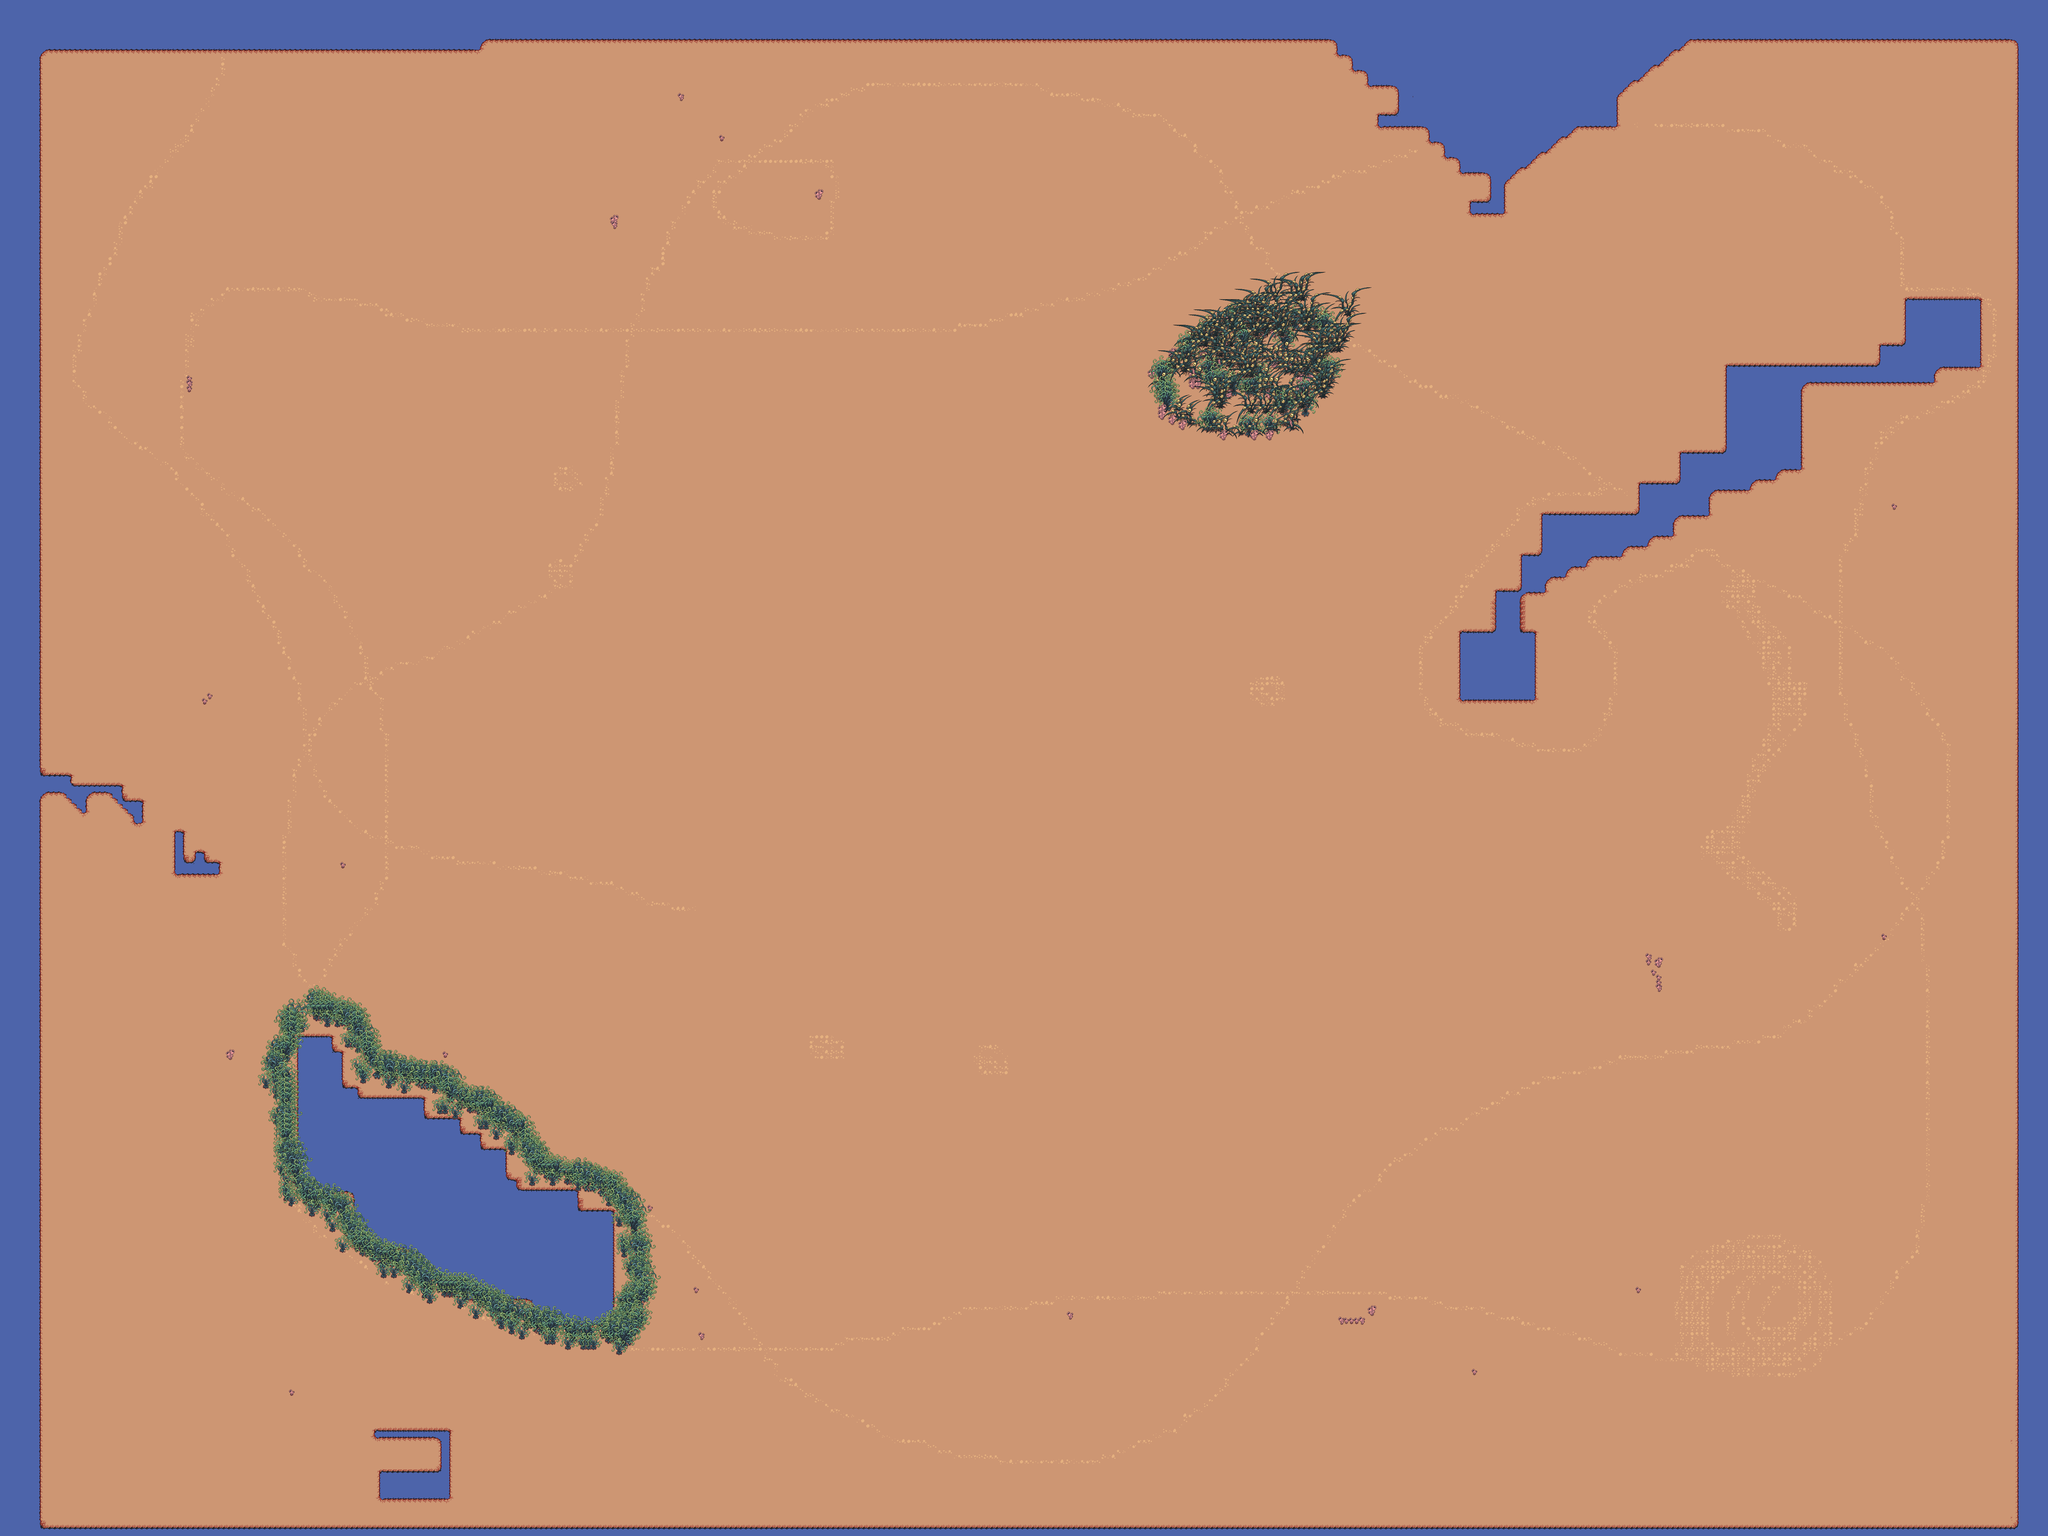

Rendered tile map (Tiled .tmx) drawn with the repository's tilesets; below, a short description and the map source with its tile grids summarised:
An orthogonal 400x300 tile map with 16x16 px tiles, 3 tile layers (water0, ground, small details), 5 tilesets and 84 objects (43x basic_plant, 15x pike_plant, 13x eye_plant).

<map version="1.10" tiledversion="1.11.0" orientation="orthogonal" renderorder="right-down" width="400" height="300" tilewidth="16" tileheight="16" infinite="0" nextlayerid="11" nextobjectid="203">
 <tileset firstgid="1" source="Water_coasts.tsx" />
 <tileset firstgid="1561" source="water.tsx" />
 <tileset firstgid="3109" source="plants.tsx" />
 <tileset firstgid="3127" source="special_objects.tsx" />
 <tileset firstgid="3131" source="details.tsx" />
 <layer id="2" name="water0" width="400" height="300">
  <data>[120000 cells, 120000 non-empty, 1 distinct tile ids]</data>
 </layer>
 <layer id="1" name="ground" width="400" height="300">
  <data>[120000 cells, 109484 non-empty, 155 distinct tile ids]</data>
 </layer>
 <layer id="3" name="small details" width="400" height="300">
  <data>[120000 cells, 3797 non-empty, 26 distinct tile ids]</data>
 </layer>
 <objectgroup id="4" name="basic_plants">
  <object id="1" name="basic_plant" type="basic_plant" gid="3122" x="1778" y="1549" width="64" height="64" />
  <object id="3" name="basic_plant" type="basic_plant" gid="3122" x="1708" y="1534" width="64" height="64" />
  <object id="4" name="basic_plant" type="basic_plant" gid="3122" x="1774" y="1496" width="64" height="64" />
  <object id="5" name="basic_plant" type="basic_plant" gid="3119" x="1918" y="1064" width="128" height="128" />
  <object id="6" name="basic_plant" type="basic_plant" gid="3119" x="2594" y="1068" width="128" height="128" />
  <object id="7" name="basic_plant" type="basic_plant" gid="3119" x="3068" y="1052" width="128" height="128" />
  <object id="8" name="basic_plant" type="basic_plant" gid="3119" x="1544" y="2712" width="128" height="128" />
  <object id="9" name="basic_plant" type="basic_plant" gid="3119" x="3032" y="3368" width="128" height="128" />
  <object id="10" name="basic_plant" type="basic_plant" gid="3119" x="4408" y="4040" width="128" height="128" />
  <object id="11" name="basic_plant" type="basic_plant" gid="3119" x="5072" y="4392" width="128" height="128" />
  <object id="12" name="basic_plant" type="basic_plant" gid="3119" x="5376" y="1888" width="128" height="128" />
  <object id="13" name="basic_plant" type="basic_plant" gid="3119" x="4760" y="624" width="128" height="128" />
  <object id="15" name="basic_plant" type="basic_plant" gid="3119" x="488" y="2864" width="128" height="128" />
  <object id="16" name="basic_plant" type="basic_plant" gid="3119" x="520" y="968" width="128" height="128" />
  <object id="17" name="basic_plant" type="basic_plant" gid="3119" x="1080" y="496" width="128" height="128" />
  <object id="18" name="basic_plant" type="basic_plant" gid="3119" x="2032" y="608" width="128" height="128" />
  <object id="19" name="basic_plant" type="basic_plant" gid="3119" x="3352" y="672" width="128" height="128" />
  <object id="20" name="basic_plant" type="basic_plant" gid="3119" x="3896" y="2200" width="128" height="128" />
  <object id="21" name="basic_plant" type="basic_plant" gid="3119" x="2528" y="3304" width="128" height="128" />
  <object id="22" name="basic_plant" type="basic_plant" gid="3119" x="2528" y="4248" width="128" height="128" />
  <object id="23" name="basic_plant" type="basic_plant" gid="3119" x="1008" y="4696" width="128" height="128" />
  <object id="24" name="basic_plant" type="basic_plant" gid="3119" x="400" y="4504" width="128" height="128" />
  <object id="25" name="basic_plant" type="basic_plant" gid="3119" x="448" y="3624" width="128" height="128" />
  <object id="26" name="basic_plant" type="basic_plant" gid="3119" x="1172.23" y="2960.76" width="159.401" height="159.401" />
  <object id="27" name="basic_plant" type="basic_plant" gid="3119" x="984" y="2304" width="128" height="128" />
  <object id="28" name="basic_plant" type="basic_plant" gid="3119" x="632" y="2040" width="128" height="128" />
  <object id="29" name="basic_plant" type="basic_plant" gid="3119" x="248" y="1504" width="128" height="128" />
  <object id="30" name="basic_plant" type="basic_plant" gid="3119" x="272" y="912" width="128" height="128" />
  <object id="31" name="basic_plant" type="basic_plant" gid="3119" x="520" y="608" width="128" height="128" />
  <object id="32" name="basic_plant" type="basic_plant" gid="3119" x="1184" y="336" width="128" height="128" />
  <object id="33" name="basic_plant" type="basic_plant" gid="3119" x="2160" y="384" width="128" height="128" />
  <object id="34" name="basic_plant" type="basic_plant" gid="3119" x="3520" y="536" width="128" height="128" />
  <object id="35" name="basic_plant" type="basic_plant" gid="3119" x="4552" y="800" width="128" height="128" />
  <object id="36" name="basic_plant" type="basic_plant" gid="3119" x="5152" y="888" width="128" height="128" />
  <object id="37" name="basic_plant" type="basic_plant" gid="3119" x="5544" y="2920" width="128" height="128" />
  <object id="38" name="basic_plant" type="basic_plant" gid="3119" x="5704" y="3984" width="128" height="128" />
  <object id="39" name="basic_plant" type="basic_plant" gid="3119" x="5680" y="4424" width="128" height="128" />
  <object id="40" name="basic_plant" type="basic_plant" gid="3119" x="4496" y="4480" width="128" height="128" />
  <object id="41" name="basic_plant" type="basic_plant" gid="3119" x="3368" y="4480" width="128" height="128" />
  <object id="42" name="basic_plant" type="basic_plant" gid="3119" x="2296" y="4608" width="128" height="128" />
  <object id="43" name="basic_plant" type="basic_plant" gid="3119" x="1280" y="4472" width="128" height="128" />
  <object id="44" name="basic_plant" type="basic_plant" gid="3119" x="544" y="4160" width="128" height="128" />
  <object id="45" name="basic_plant" type="basic_plant" gid="3119" x="320" y="3264" width="128" height="128" />
  <object id="197" gid="3120" x="2445.09" y="2670.06" width="128" height="128" />
  <object id="198" gid="3120" x="3584.48" y="3300.36" width="128" height="128" />
  <object id="199" gid="3120" x="3854.18" y="1851.88" width="128" height="128" />
 </objectgroup>
 <objectgroup id="5" name="eye_plants">
  <object id="51" name="eye_plant" type="eye_plant" gid="3112" x="3912" y="3896" width="64" height="64" />
  <object id="52" name="eye_plant" type="eye_plant" gid="3112" x="5736" y="3880" width="64" height="64" />
  <object id="53" name="eye_plant" type="eye_plant" gid="3112" x="5896" y="3032" width="64" height="64" />
  <object id="54" name="eye_plant" type="eye_plant" gid="3112" x="5896.67" y="3835.33" width="64" height="64" />
  <object id="55" name="eye_plant" type="eye_plant" gid="3112" x="5564.67" y="3601.33" width="64" height="64" />
  <object id="56" name="eye_plant" type="eye_plant" gid="3112" x="5122.55" y="3798.67" width="64" height="64" />
  <object id="57" name="eye_plant" type="eye_plant" gid="3112" x="4825.58" y="4332" width="64" height="64" />
  <object id="58" name="eye_plant" type="eye_plant" gid="3112" x="4995.27" y="4577.45" width="64" height="64" />
  <object id="59" name="eye_plant" type="eye_plant" gid="3112" x="5937.7" y="4647.15" width="64" height="64" />
  <object id="60" name="eye_plant" type="eye_plant" gid="3112" x="6243.76" y="4083.52" width="64" height="64" />
  <object id="63" name="eye_plant" type="eye_plant" gid="3112" x="5352" y="2656" width="64" height="64" />
  <object id="64" name="eye_plant" type="eye_plant" gid="3112" x="4224" y="3192" width="64" height="64" />
  <object id="78" name="eye_plant" type="eye_plant" gid="3112" x="5056" y="4704" width="64" height="64" />
 </objectgroup>
 <objectgroup id="6" name="pike_plants">
  <object id="82" name="pike_plant" type="pike_plant" gid="3117" x="809.839" y="4391.64" width="159.401" height="159.401" />
  </objectgroup>
 <objectgroup id="8" name="special_objects">
  <!-- 10 objects omitted --></objectgroup>
 <objectgroup id="10" name="colliders" />
</map>
<!-- 24 of 84 objects omitted -->
